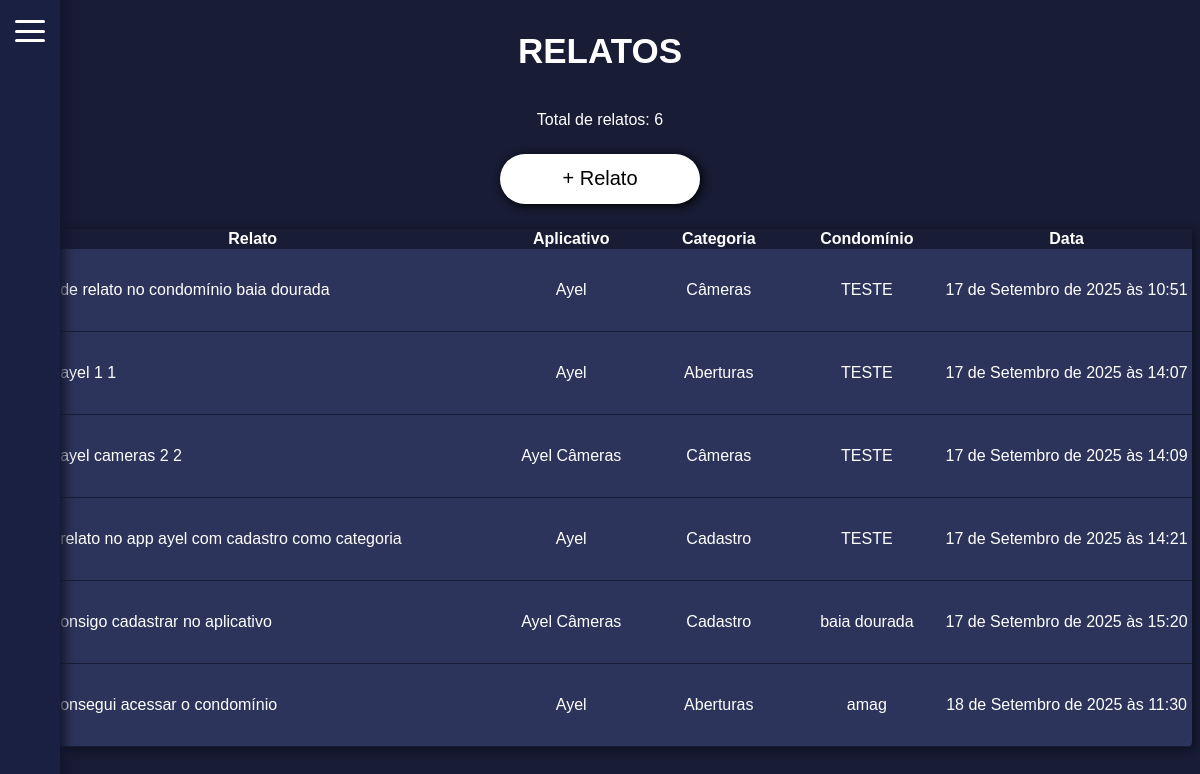
/listar_relatos/, run on an earlier commit of the app's database.
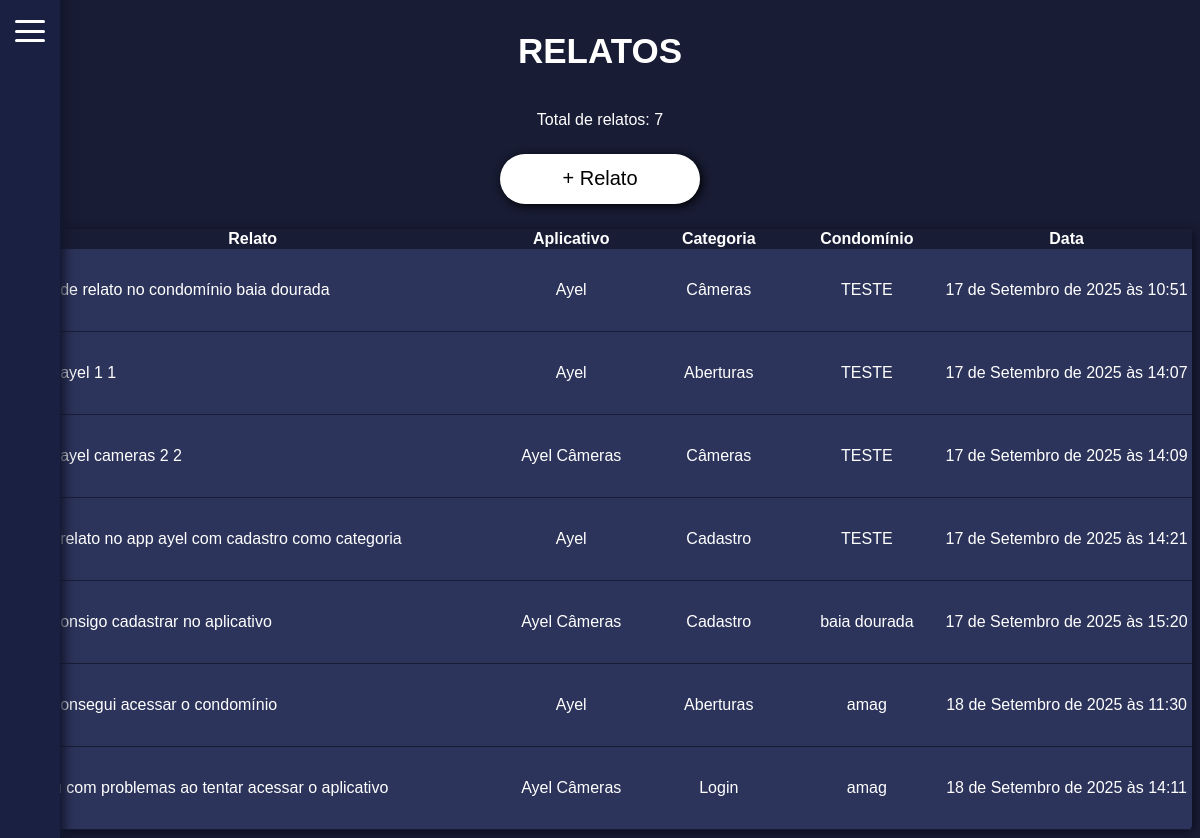
And on a later commit of the database.
### mainApp/models.py (models this page shows, shortened)
class Relatos(models.Model):
    cond_id = models.ForeignKey(Conds, on_delete=models.CASCADE, related_name='relatos', verbose_name='Condomínio')
    relato = models.CharField(max_length=100, verbose_name='Relato')
    tipo_relato = models.ForeignKey(TipoRelato, on_delete=models.CASCADE, related_name='tipo_relato', verbose_name='Tipo do Relato')
    cat_rel_ayel = models.ForeignKey(CategoriaRelatoAyel, on_delete=models.CASCADE, related_name='cat_rel_ayel', verbose_name='Categoria do Relato', null=True, blank=True)
    cat_rel_cam = models.ForeignKey(CategoriaRelatoCam, on_delete=models.CASCADE, related_name='cat_rel_ayel', verbose_name='Categoria do Relato', null=True, blank=True)
    data = models.DateTimeField(default=timezone.now)

class Conds(models.Model):
    name = models.CharField(max_length=100)
    created_at = models.DateTimeField(auto_now_add=True)
    endereco = models.CharField(max_length=200)

### mainApp/views.py (the view)
# urls.py: path('listar_relatos/', views.listar_relatos, name='listar_relatos'), # listar relatos
def listar_relatos(request):
    relatos = Relatos.objects.all()
    context = {'relatos': relatos}
    return render(request, 'relato/listar_relatos.html', context)

### mainApp/templates/relato/listar_relatos.html (shortened to what this page needs)
<!DOCTYPE html>
<html lang="pt-br">
<head>
</head>
<body>
    <div id="container">
        <h1 id="cabecalho">RELATOS</h1>
        <div id="bar">
            <label for="menu-toggle" class="menu-btn">
                <span></span>
                <span></span>
                <span></span>
            </label>
            <div class="slide-menu">
                <ul>
                </ul>
            </div>
        </div>
    {% if relatos %}
        <p>Total de relatos: {{ relatos.count }}</p>
        <a href="{% url 'main_relato' %}" class="home-btn">+ Relato</a>
        <table>
            <thead>
                <tr class="tr-head">
                    <th>Relato</th>
                    <th>Aplicativo</th>
                    <th>Categoria</th>
                    <th>Condomínio</th>
                    <th>Data</th>
                </tr>
            </thead>
            <tbody>
                <tr class="tr-itens">
                    {% for relato in relatos %}
                        <td class="td-relato">{{ relato.relato }}</td>
                        {% if relato.tipo_relato_id == 1 %}
                        <td class="td-app">Ayel</td>
                        {% elif relato.tipo_relato_id == 2 %}
                        <td class="td-app">Ayel Câmeras</td>
                        {% endif %}
                        {% if relato.cat_rel_ayel_id %}
                            {% if relato.cat_rel_ayel_id == 1 %}
                                <td class="td-cat">Aberturas</td>
                            {% elif relato.cat_rel_ayel_id == 2 %}
                                <td class="td-cat">Câmeras</td>
                            {% elif relato.cat_rel_ayel_id == 3 %}
                                <td class="td-cat">Cadastro</td>
                            {% elif relato.cat_rel_ayel_id == 4 %}
                                <td class="td-cat">Interfonia</td>
                            {% endif %}
                        {% else %}
                            {% if relato.cat_rel_cam_id %}
                                {% if relato.cat_rel_cam_id == 1 %}
                                    <td class="td-cat">Login</td>
                                {% elif relato.cat_rel_cam_id == 2 %}
                                    <td class="td-cat">Câmeras</td>
                                {% elif relato.cat_rel_cam_id == 3 %}
                                    <td class="td-cat">Cadastro</td>
                                {% endif %}
                            {% endif %}
                        {% endif %}
                        <td class="td-condname">{{ relato.cond_id.name }}</td>
                        <td class="td-data">{{ relato.data }}</td>
                </tr>
                    {% endfor %}
            </tbody>
        </table>
    {% else %}
        Nenhum relato cadastrado.
        <a href="{% url 'main_relato' %}">+ Relato</a>
    {% endif %}
    </div>
</body>
</html>

What changed in the data, as far as the page shows it:
added Relatos: relato "Estou com problemas ao tentar acessar o aplicativo", shows "Ayel Câmeras", shows "Login", cond_id.name "amag", data "18 de Setembro de 2025 às 14:11"
Also different on the page:
{{ relatos.count }}: "6" → "7"
